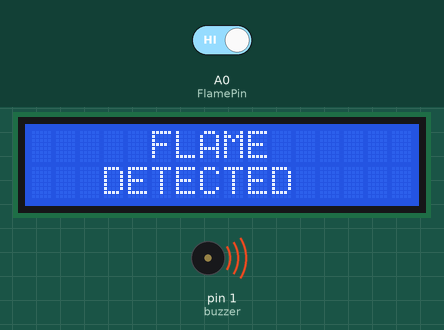
This sketch was run on a simulated Arduino Uno, built with avr-gcc and run on an emulated ATmega328P. Parts: 16×2 character LCD, buzzer (waves = sounding, pin HIGH). Inputs (shaded band) come from the test bench; at power-on: A0 (FlamePin) HIGH.

Above: at 1.97 s.
2.3 s: A0 (FlamePin) driven LOW
At 3.0 s:
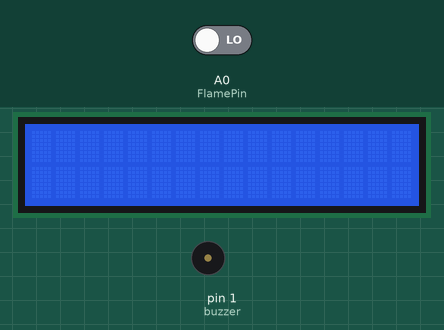
4.1 s: A0 (FlamePin) driven HIGH
At 4.2 s:
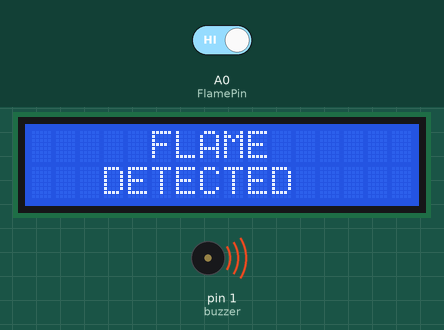
Timing chart, 0 to 7.1 s (numbered marks = the images above; inputs shaded):
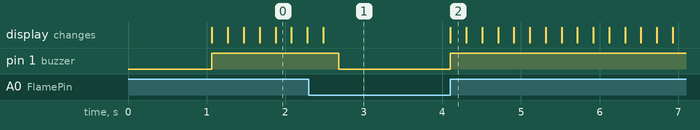

The sketch:

Flame.ino
```cpp
#include <LiquidCrystal.h>

LiquidCrystal lcd(7, 6, 5, 4, 3, 2);

#define FlamePin A0
#define buzzer 1

void setup() {
   lcd.begin(16, 2);
   pinMode(FlamePin, INPUT_PULLUP);
   pinMode(buzzer, OUTPUT);
    lcd.setCursor(5, 0);
    lcd.print("FLAME");
    lcd.setCursor(3, 1);
    lcd.print("DETECTOR");
    delay(1000);
    lcd.clear();
}

void loop() {

int Flame = digitalRead(FlamePin);

if(Flame==HIGH)
{
  digitalWrite(buzzer, HIGH);
  lcd.setCursor(5, 0);
  lcd.print("FLAME");
   lcd.setCursor(3, 1);
  lcd.print("DETECTED");
  delay(200);
  lcd.clear();
  delay(200);

}
else
{
 digitalWrite(buzzer, LOW);
}


}
```

Measured:
- after the input at 2.3 s, pin 1 (buzzer): HIGH → LOW after 0.38 s
- after the input at 4.1 s, pin 1 (buzzer): LOW → HIGH at once; the display: changes at once (image 2)
